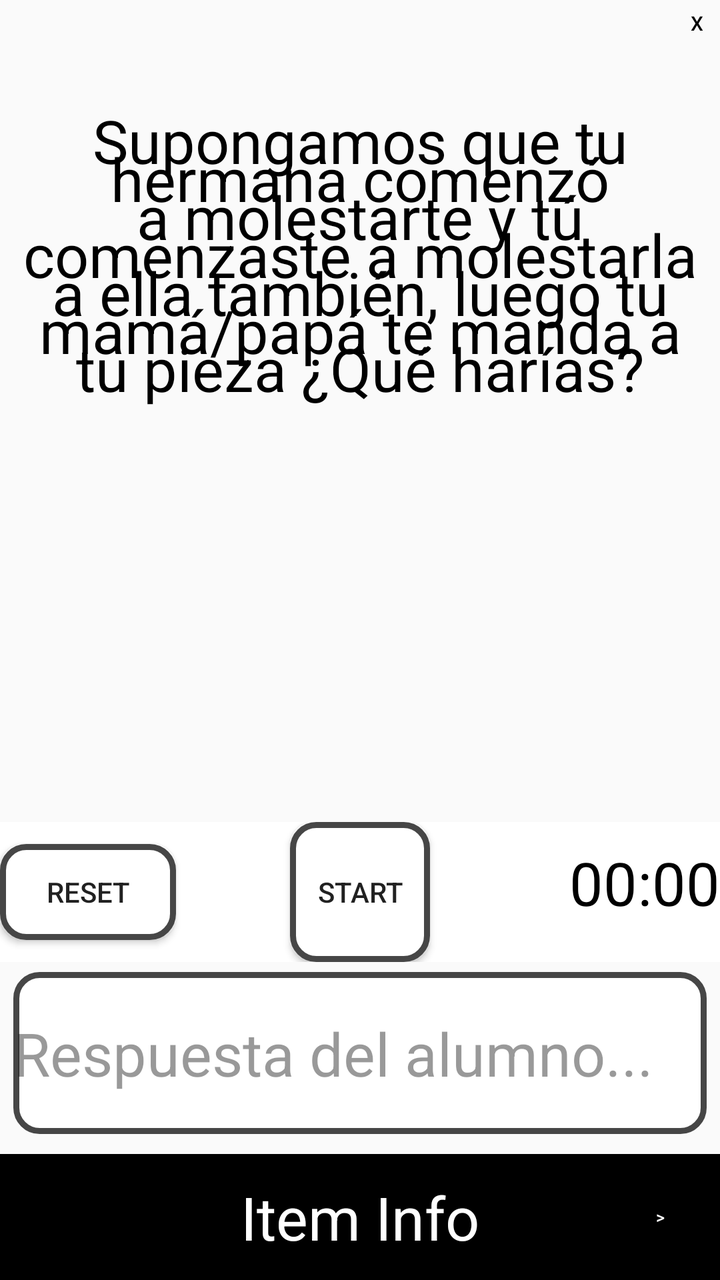
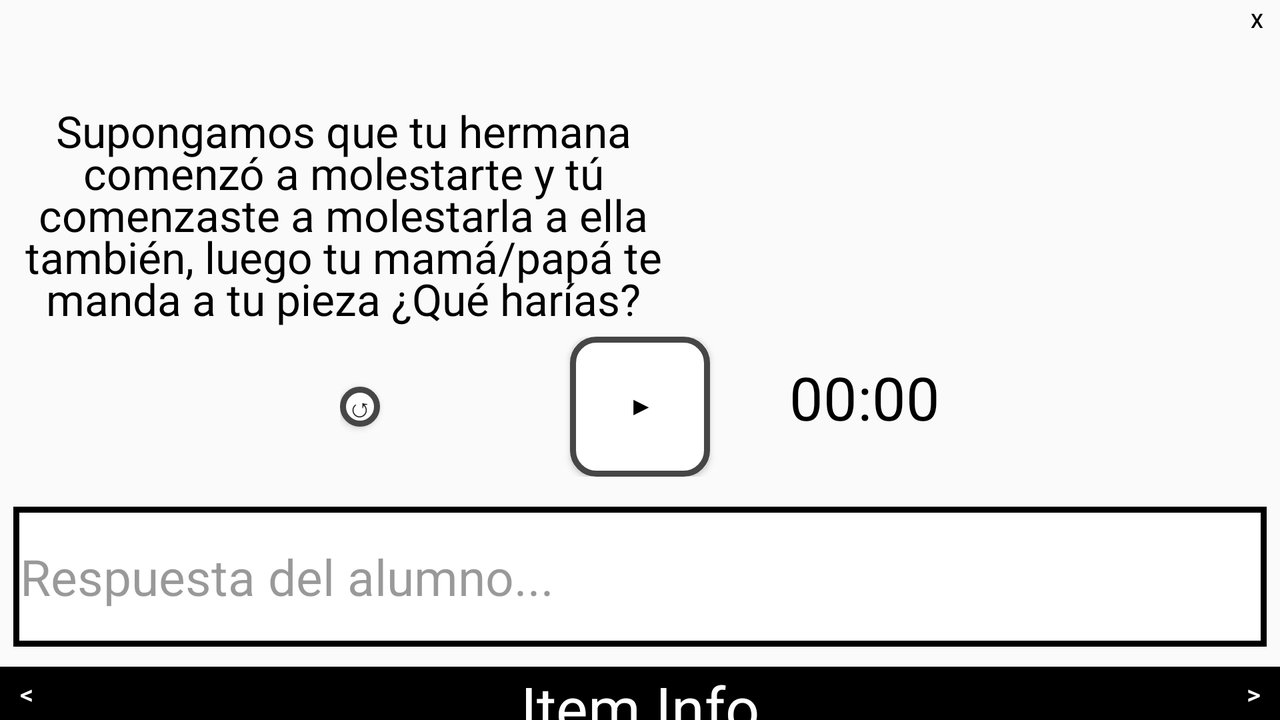

An Android layout and its configuration variant, each rendered on a device that would load it. The default file and the variant file are quoted in full after the pictures.
<!-- AndroidManifest.xml: application theme AppTheme -->
<!-- res/layout/fragment_item_2.xml -->
<FrameLayout xmlns:android="http://schemas.android.com/apk/res/android"
    xmlns:app="http://schemas.android.com/apk/res-auto"
    xmlns:tools="http://schemas.android.com/tools"
    android:layout_width="match_parent"
    android:layout_height="match_parent"
    tools:context=".wally_original.ItemFragment">
<RelativeLayout
    android:layout_width="match_parent"
    android:layout_height="match_parent">

    <RelativeLayout
        android:id="@+id/actions"
        android:layout_width="150px"
        android:layout_marginRight="10px"
        android:layout_marginTop="10px"
        android:layout_height="wrap_content"
        android:layout_alignParentRight="true"
        >
        <ImageView
            android:layout_centerVertical="true"
            android:id="@+id/bluetoothLogoImageView"
            android:layout_width="45dp"
            android:layout_height="45dp"
            android:alpha="0.6"
            android:src="@drawable/bluetooth"
            android:layout_toLeftOf="@id/finishButton"
            android:layout_marginRight="10px"
            ></ImageView>

        <Button
            android:id="@+id/finishButton"

            android:layout_width="50px"
            android:layout_height="50px"
            android:layout_alignParentRight="true"
            android:background="@color/colorTransparent"
            android:text="x"
            android:textColor="@color/defaultBlack"
            android:textSize="30px" />


    </RelativeLayout>

    <TextView

        android:id="@+id/wallyOriginalItemTextView"
        android:layout_width="wrap_content"
        android:layout_height="170dp"

        android:layout_below="@id/actions"
        android:layout_gravity="center_horizontal"
        android:layout_marginLeft="20px"
        android:layout_marginTop="5px"
        android:layout_marginRight="20px"
        android:isScrollContainer="true"
        android:lineHeight="57px"
        android:text="Supongamos que tu hermana comenzó a molestarte y tú comenzaste a molestarla a ella también, luego tu mamá/papá te manda a tu pieza ¿Qué harías?"
        android:textAlignment="center"
        android:textColor="@color/defaultBlack"
        android:textSize="30dp" />

    <ImageView
        android:id="@+id/wallyOriginalImageView"
        android:layout_width="match_parent"
        android:layout_height="400dp"
        android:layout_below="@id/wallyOriginalItemTextView"
        android:layout_above="@id/frameLayout3"
        android:layout_centerHorizontal="true"

        android:layout_marginTop="10px"
        android:layout_marginBottom="10px"
        android:layout_marginHorizontal="25px"
        android:maxHeight="220dp"
        android:minWidth="700dp"
        android:minHeight="400dp" />

    <FrameLayout
        android:background="@color/colorWhite"
        android:id="@+id/frameLayout3"
        android:layout_above="@id/wallyOriginalAnswerEditText"
        android:layout_centerHorizontal="true"
        android:layout_width="408dp"
        android:layout_height="wrap_content"
        android:layout_marginBottom="15px"
        >

        <Button
            android:background="@drawable/selector_button"
            android:id="@+id/wallyOriginalResetChronometerButton"
            android:layout_width="wrap_content"
            android:layout_height="wrap_content"
            android:layout_gravity="left|center_vertical"
            android:text="Reset" />

        <Button
            android:id="@+id/wallyOriginalStartChronometerButton"
            android:layout_width="70dp"
            android:layout_height="70dp"

            android:focusableInTouchMode="true"
            android:layout_gravity="center"

            android:background="@drawable/selector_button"
            android:text="start" />

        <Button
            android:id="@+id/wallyOriginalStopChronometerButton"
            android:layout_width="60dp"
            android:layout_height="60dp"
            android:layout_gravity="center"
            android:text="stop"
            android:visibility="invisible" />

        <Chronometer
            android:textColor="@color/defaultBlack"
            android:id="@+id/chronometer"
            android:layout_width="wrap_content"
            android:layout_height="50dp"
            android:layout_gravity="right|center_vertical"
            android:textSize="30dp"
            tools:layout_editor_absoluteX="300dp"></Chronometer>



    </FrameLayout>


    <FrameLayout
        android:background="@color/defaultBlack"
        android:id="@+id/frameLayout2"
        android:layout_width="match_parent"
        android:layout_height="63dp"
        android:layout_alignParentBottom="true">

        <Button
            android:id="@+id/itemNextButton"

            android:layout_width="60dp"
            android:layout_height="60dp"
            android:layout_gravity="right|center_vertical"
            android:text=">"
            android:textSize="25px"
            android:textColor="@color/colorWhite"
            android:background="@color/colorTransparent"
            android:paddingLeft="0dp"
            android:paddingRight="0dp">



        </Button>

        <Button
            android:id="@+id/itemFragmentBackButton"
            android:layout_width="60dp"
            android:layout_height="60dp"
            android:drawableStart="@drawable/ic_keyboard_arrow_left_black_24dp"
            android:paddingLeft="16dp"
            android:paddingRight="0dp"
            tools:layout_editor_absoluteX="60dp"
            tools:layout_editor_absoluteY="110dp"
            android:drawableTint="@color/colorWhite"

            android:background="@color/colorTransparent"

            >


        </Button>



        <TextView
            android:id="@+id/itemIndexInfo"
            android:textColor="@color/colorWhite"
            android:layout_width="wrap_content"
            android:layout_height="wrap_content"
            android:layout_gravity="center_horizontal|center_vertical"
            android:text="Item Info"
            android:textSize="30dp">

        </TextView>


    </FrameLayout>




    <EditText
        android:layout_above="@id/frameLayout2"
        android:id="@+id/wallyOriginalAnswerEditText"
        android:layout_width="match_parent"
        android:layout_height="81dp"


        android:layout_marginBottom="10dp"
        android:layout_marginHorizontal="20px"
        android:focusable="true"
        android:focusableInTouchMode="true"
        android:imeOptions="actionNext"
        android:hint="Respuesta del alumno..."
        android:inputType="textImeMultiLine"
        android:nextFocusForward="@+id/itemNextButton"


        android:background="@drawable/selector_button"
        android:textColorHint="@color/black_overlay"
        android:textSize="30dp"
        app:layout_constraintBottom_toBottomOf="@+id/frameLayout2"
        app:layout_constraintEnd_toEndOf="parent"
        app:layout_constraintHorizontal_bias="0.505"
        app:layout_constraintStart_toStartOf="parent" />

    </RelativeLayout>

</FrameLayout>
<!-- resources referenced by this layout -->
<resources>
  <color name="black_overlay">#66000000</color>
  <color name="colorTransparent">#000def4d</color>
  <color name="colorWhite">#ffffff</color>
  <color name="defaultBlack">#000000</color>
  <!-- drawable selector_button (drawable) -->
  <?xml version="1.0" encoding="utf-8"?>
  <selector xmlns:android="http://schemas.android.com/apk/res/android">
      <item android:state_focused="true" android:drawable="@drawable/focused_button"/>
      <item android:drawable="@drawable/simple_button" />
  </selector>
  <style name="AppTheme" parent="Theme.AppCompat.Light.DarkActionBar">
          
          <item name="colorPrimary">@color/futuristic_blue</item>
          <item name="colorPrimaryDark">@color/futuristic_blue</item>
          <item name="colorAccent">@color/futuristic_blue_dark</item>
      </style>
  <!-- drawable focused_button (drawable) -->
  <?xml version="1.0" encoding="utf-8"?>
  <shape xmlns:android="http://schemas.android.com/apk/res/android"
      android:padding="10dp"
      android:shape="rectangle" >
      <solid android:color="#E4C076" />
  
      <stroke
          android:width="3dp"
          android:color="#000000" />
      <corners
          android:radius="35px" />
  </shape>
  <!-- drawable simple_button (drawable) -->
  <?xml version="1.0" encoding="utf-8"?>
  <shape xmlns:android="http://schemas.android.com/apk/res/android"
      android:padding="10dp"
      android:shape="rectangle" >
  
      <solid android:color="#FFFFFF" />
  
      <stroke
          android:width="3dp"
          android:color="#464646" />
  
      <corners
          android:radius="35px" />
  
  </shape>
  <color name="futuristic_blue">#4c869f</color>
  <color name="futuristic_blue_dark">#2e5363</color>
</resources>
<!-- res/layout-sw300dp-land/fragment_item_2.xml (the repository's variant of the layout above) -->
<!-- drawn on the phone turned sideways -->
<?xml version="1.0" encoding="utf-8"?>
<FrameLayout xmlns:android="http://schemas.android.com/apk/res/android"
    xmlns:app="http://schemas.android.com/apk/res-auto"
    xmlns:tools="http://schemas.android.com/tools"

    android:layout_width="match_parent"
    android:layout_height="match_parent"
    tools:context=".wally_original.ItemFragment">

    <RelativeLayout
        android:layout_width="match_parent"
        android:layout_height="match_parent">


        <RelativeLayout
            android:id="@+id/actions"
            android:layout_width="200px"
            android:layout_height="wrap_content"
            android:layout_alignParentRight="true"
            android:layout_marginTop="10px"
            android:layout_marginRight="15px">

            <ImageView
                android:id="@+id/bluetoothLogoImageView"
                android:layout_width="40dp"
                android:layout_height="40dp"
                android:layout_marginRight="10px"
                android:layout_toLeftOf="@id/finishButton"
                android:alpha="0.6"
                android:src="@drawable/bluetooth"></ImageView>

            <Button
                android:id="@+id/finishButton"

                android:layout_width="40px"
                android:layout_height="40px"
                android:layout_alignParentRight="true"
                android:background="@color/colorTransparent"
                android:text="x"
                android:textColor="@color/defaultBlack"
                android:textSize="30px" />


        </RelativeLayout>


        <TextView

            android:id="@+id/wallyOriginalItemTextView"
            android:layout_width="match_parent"
            android:layout_height="match_parent"
            android:layout_above="@id/frameLayout3"

            android:layout_alignTop="@id/wallyOriginalImageView"
            android:layout_marginHorizontal="20px"
            android:layout_toLeftOf="@id/wallyOriginalImageView"
            android:gravity="center_vertical"
            android:isScrollContainer="true"

            android:text="Supongamos que tu hermana comenzó a molestarte y tú comenzaste a molestarla a ella también, luego tu mamá/papá te manda a tu pieza ¿Qué harías?"
            android:textAlignment="center"

            android:textColor="@color/defaultBlack"
            app:autoSizeMaxTextSize="35sp"
            app:autoSizeMinTextSize="12sp"
            app:autoSizeStepGranularity="1sp"
            app:autoSizeTextType="uniform"
            app:lineHeight="35px" />

        <ImageView
            android:id="@+id/wallyOriginalImageView"
            android:layout_width="290dp"
            android:layout_height="match_parent"
            android:layout_above="@id/frameLayout3"
            android:layout_below="@id/actions"
            android:layout_alignParentRight="true"
            android:layout_marginTop="10px"
            android:layout_marginRight="20px"
            android:maxHeight="220dp"
            android:minWidth="700dp"
            android:minHeight="400dp" />

        <FrameLayout
            android:id="@+id/frameLayout3"
            android:layout_width="300dp"
            android:layout_height="wrap_content"
            android:layout_above="@id/wallyOriginalAnswerEditText"
            android:layout_centerHorizontal="true"
            android:layout_marginBottom="15dp">

            <Button
                android:id="@+id/wallyOriginalResetChronometerButton"
                android:layout_width="60px"
                android:layout_height="60px"
                android:layout_gravity="left|center_vertical"
                android:background="@drawable/selector_button"
                android:paddingTop="0px"
                android:text="\u21BA"
                android:textSize="40px" />

            <Button
                android:id="@+id/wallyOriginalStartChronometerButton"
                android:layout_width="70dp"
                android:layout_height="70dp"
                android:textColor="@color/defaultBlack"
                android:paddingLeft="5px"
                android:paddingBottom="5px"
                android:layout_gravity="center"
                android:background="@drawable/selector_button"
                android:focusableInTouchMode="true"
                android:text="\u25B6"
                android:textSize="40px" />

            <Button
                android:id="@+id/wallyOriginalStopChronometerButton"
                android:layout_width="70dp"
                android:layout_height="70dp"
                android:layout_gravity="center"
                android:background="@drawable/selector_button"
                android:paddingLeft="0px"
                android:paddingBottom="0px"
                android:paddingRight="5px"
                android:textColor="@color/defaultBlack"
                android:text=" \u25A0"
                android:textSize="30px"
                android:visibility="invisible" />

            <Chronometer
                android:id="@+id/chronometer"
                android:layout_width="wrap_content"
                android:layout_height="50dp"
                android:layout_gravity="right|center_vertical"
                android:textColor="@color/defaultBlack"
                android:textSize="30dp"
                tools:layout_editor_absoluteX="300dp" />


        </FrameLayout>


        <FrameLayout
            android:id="@+id/frameLayout2"
            android:layout_width="match_parent"
            android:layout_height="80px"
            android:layout_alignParentBottom="true"
            android:background="@color/defaultBlack">

            <Button
                android:id="@+id/itemNextButton"
                android:layout_width="80px"
                android:layout_height="match_parent"
                android:layout_gravity="right|center_vertical"
                android:background="@color/colorTransparent"

                android:paddingLeft="0dp"
                android:paddingTop="0px"
                android:paddingRight="0dp"
                android:paddingBottom="0px"
                android:text=">"
                android:textColor="@color/button_selector"
                android:textSize="40px">

            </Button>

            <Button
                android:id="@+id/itemFragmentBackButton"
                android:layout_width="80px"
                android:layout_height="match_parent"
                android:background="@color/colorTransparent"
                android:text="\u003C"
                android:textColor="@color/colorWhite"
                android:textSize="40px"
                tools:layout_editor_absoluteX="60dp"
                tools:layout_editor_absoluteY="110dp">

            </Button>


            <TextView
                android:id="@+id/itemIndexInfo"
                android:layout_width="wrap_content"
                android:layout_height="wrap_content"
                android:layout_gravity="center_horizontal|center_vertical"
                android:text="Item Info"
                android:textColor="@color/colorWhite"
                android:textSize="30dp">

            </TextView>


        </FrameLayout>


        <EditText
            android:id="@+id/wallyOriginalAnswerEditText"
            android:layout_width="match_parent"
            android:layout_height="70dp"
            android:layout_above="@id/frameLayout2"

            android:layout_marginHorizontal="20px"
            android:paddingLeft="10px"
            android:layout_marginBottom="10dp"
            android:background="@drawable/edit_text_selector"
            android:focusable="true"
            android:focusableInTouchMode="true"
            android:hint="Respuesta del alumno..."
            android:imeOptions="actionNext"
            android:inputType="textImeMultiLine"
            android:nextFocusForward="@+id/itemNextButton"
            android:textColor="@color/defaultBlack"
            android:textColorHint="@color/black_overlay"
            android:textSize="25dp"
            app:layout_constraintBottom_toBottomOf="@+id/frameLayout2"
            app:layout_constraintEnd_toEndOf="parent"
            app:layout_constraintHorizontal_bias="0.505"
            app:layout_constraintStart_toStartOf="parent" />

    </RelativeLayout>

</FrameLayout>
<!-- resources referenced by the variant -->
<!-- as the phone turned sideways resolves them -->
<resources>
  <color name="black_overlay">#66000000</color>
  <color name="colorTransparent">#000def4d</color>
  <color name="colorWhite">#ffffff</color>
  <color name="defaultBlack">#000000</color>
  <!-- drawable edit_text_selector (drawable) -->
  <?xml version="1.0" encoding="utf-8"?>
  <selector xmlns:android="http://schemas.android.com/apk/res/android">
  
      <item android:state_focused="true" android:drawable="@drawable/edit_text_focused" />
      <item android:drawable="@drawable/edit_text_normal" />
  </selector>
  <!-- drawable selector_button (drawable) -->
  <?xml version="1.0" encoding="utf-8"?>
  <selector xmlns:android="http://schemas.android.com/apk/res/android">
      <item android:state_focused="true" android:drawable="@drawable/focused_button"/>
      <item android:drawable="@drawable/simple_button" />
  </selector>
  <style name="AppTheme" parent="Theme.AppCompat.Light.DarkActionBar">
          
          <item name="colorPrimary">@color/futuristic_blue</item>
          <item name="colorPrimaryDark">@color/futuristic_blue</item>
          <item name="colorAccent">@color/futuristic_blue_dark</item>
      </style>
  <!-- drawable edit_text_focused (drawable) -->
  <?xml version="1.0" encoding="utf-8"?>
  <shape xmlns:android="http://schemas.android.com/apk/res/android"
      android:padding="10dp"
      android:shape="rectangle" >
      <solid android:color="#E4C076" />
  
      <stroke
          android:width="3dp"
          android:color="#000000" />
      <corners
  
          />
  </shape>
  <!-- drawable edit_text_normal (drawable) -->
  <?xml version="1.0" encoding="utf-8"?>
  <shape xmlns:android="http://schemas.android.com/apk/res/android"
      android:padding="10dp"
      android:shape="rectangle" >
      <solid android:color="#FFFFFF" />
  
      <stroke
          android:width="3dp"
          android:color="#000000" />
      <corners
  
          />
  </shape>
  <!-- drawable focused_button (drawable) -->
  <?xml version="1.0" encoding="utf-8"?>
  <shape xmlns:android="http://schemas.android.com/apk/res/android"
      android:padding="10dp"
      android:shape="rectangle" >
      <solid android:color="#E4C076" />
  
      <stroke
          android:width="3dp"
          android:color="#000000" />
      <corners
          android:radius="35px" />
  </shape>
  <!-- drawable simple_button (drawable) -->
  <?xml version="1.0" encoding="utf-8"?>
  <shape xmlns:android="http://schemas.android.com/apk/res/android"
      android:padding="10dp"
      android:shape="rectangle" >
  
      <solid android:color="#FFFFFF" />
  
      <stroke
          android:width="3dp"
          android:color="#464646" />
  
      <corners
          android:radius="35px" />
  
  </shape>
  <color name="futuristic_blue">#4c869f</color>
  <color name="futuristic_blue_dark">#2e5363</color>
</resources>
